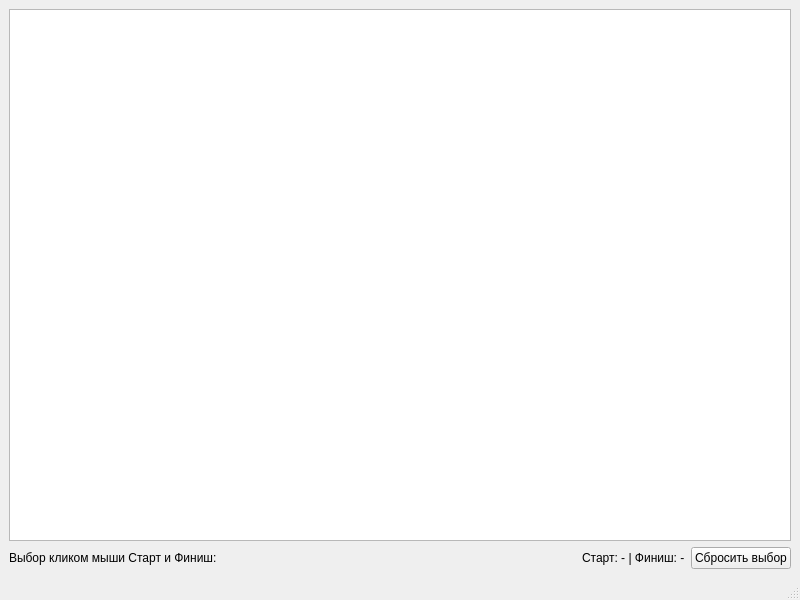
<?xml version="1.0" encoding="UTF-8"?>
<ui version="4.0">
 <class>MainWindow</class>
 <widget class="QMainWindow" name="MainWindow">
  <property name="geometry">
   <rect>
    <x>0</x>
    <y>0</y>
    <width>800</width>
    <height>600</height>
   </rect>
  </property>
  <property name="windowTitle">
   <string>MainWindow</string>
  </property>
  <widget class="QWidget" name="centralwidget">
   <layout class="QVBoxLayout" name="verticalLayout_2">
    <item>
     <layout class="QVBoxLayout" name="_2">
      <item>
       <layout class="QVBoxLayout" name="verticalLayout">
        <item>
         <widget class="QGraphicsView" name="graphicsView"/>
        </item>
       </layout>
      </item>
      <item>
       <layout class="QHBoxLayout" name="horizontalLayout_4">
        <item>
         <widget class="QLabel" name="label">
          <property name="text">
           <string>Выбор кликом мыши Старт и Финиш:</string>
          </property>
         </widget>
        </item>
        <item>
         <spacer name="horizontalSpacer">
          <property name="orientation">
           <enum>Qt::Orientation::Horizontal</enum>
          </property>
          <property name="sizeHint" stdset="0">
           <size>
            <width>40</width>
            <height>20</height>
           </size>
          </property>
         </spacer>
        </item>
        <item>
         <widget class="QLabel" name="lblInfo">
          <property name="text">
           <string>Старт: - | Финиш: -</string>
          </property>
         </widget>
        </item>
        <item>
         <widget class="QPushButton" name="btnReset">
          <property name="text">
           <string>Сбросить выбор</string>
          </property>
         </widget>
        </item>
       </layout>
      </item>
     </layout>
    </item>
   </layout>
  </widget>
  <widget class="QMenuBar" name="menubar">
   <property name="geometry">
    <rect>
     <x>0</x>
     <y>0</y>
     <width>800</width>
     <height>25</height>
    </rect>
   </property>
  </widget>
  <widget class="QStatusBar" name="statusbar"/>
 </widget>
 <resources/>
 <connections/>
</ui>
